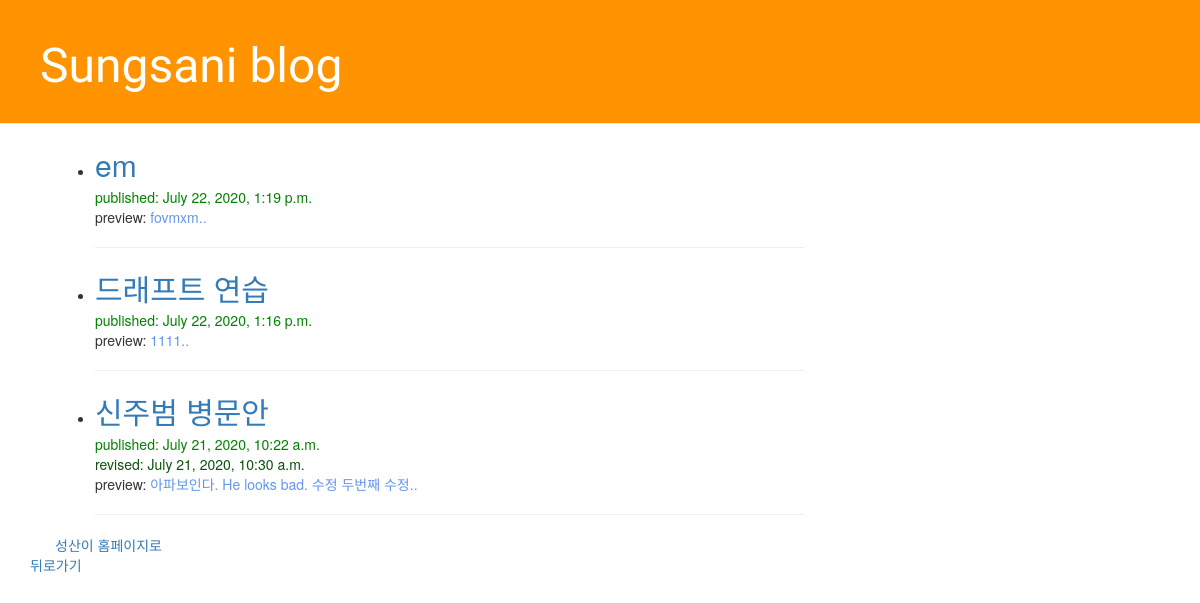
/sungsani/blog/, run on an earlier commit of the app's database.
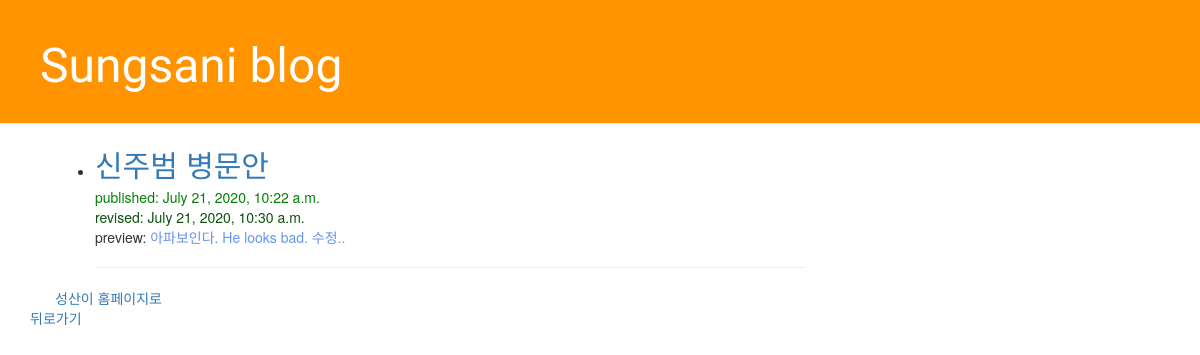
And on a later commit of the database.
### sungsani/models.py (models this page shows, shortened)
class Post(models.Model):
    author = models.ForeignKey(settings.AUTH_USER_MODEL, on_delete=models.CASCADE)
    title = models.CharField(max_length=200)
    text = models.TextField()
    created_date = models.DateTimeField(default=timezone.now)
    published_date = models.DateTimeField(blank=True, null=True)
    revised_date = models.DateTimeField(blank=True, null=True)
    def summary(self):
        return self.text[:30]

### sungsani/views.py (the view)
# urls.py: path('blog/', views.post_list, name="post_list"),
def post_list(request):
    posts = Post.objects.filter(published_date__lte=timezone.now()).order_by('-published_date')
    context = {"posts":posts}
    return render(request, 'sungsani/post_list.html', context)

### sungsani/templates/sungsani/post_list.html
{% extends 'sungsani/base.html' %}
{% block content %}
    {% if posts %}
    <ul>
    {% for post in posts %}
        <div>
            <li><a href="{% url 'sungsani:post_detail' pk=post.pk %}" style="font-size: 30px;">{{ post.title }}</a> </li>
            <span style="color: green">published: {{ post.published_date }}</span><br>
            {% if post.revised_date %}
                <span style="color: rgb(12, 80, 12);">revised: {{ post.revised_date }}</span><br>
                {% endif %}
            <span> preview: <span style="color:cornflowerblue">{{ post.summary }}..</span> </span>
            <hr>
            </div>
    {% endfor %}
    </ul>
    {% else %}
        <p> No posts exist</p>
    {% endif %}
    <a href="..">성산이 홈페이지로</a>
{% endblock %}

### sungsani/templates/sungsani/base.html (shortened to what this page needs)
{% load static %}
<html>
    <head>
        <link rel="stylesheet" href="//maxcdn.bootstrapcdn.com/bootstrap/3.2.0/css/bootstrap.min.css">
        <link rel="stylesheet" href="//maxcdn.bootstrapcdn.com/bootstrap/3.2.0/css/bootstrap-theme.min.css">
        <link rel="stylesheet" href="{% static 'sungsani/blog.css'%}">
    </head>
    <body>
        <div class="page-header">
        <h1><a href="">Sungsani blog</a></h1>
    </div>
    <div class="content container">
        <div class="row">
            <div class="col-md-8">
                {% block content %}
                {% endblock %}
            </div>
        </div>
    </div>
        <p style="padding-left: 30px;"><a href="{% url 'sungsani:post_list' %}">뒤로가기</a></p>
    </body>
</html>

### sungsani/static/sungsani/blog.css (style rules this page uses)
.page-header { background-color: #ff9400; margin-top: 0; padding: 20px 20px 20px 40px; }
.page-header h1, .page-header h1 a, .page-header h1 a:visited, .page-header h1 a:active { color: #ffffff; font-size: 36pt; text-decoration: none; }
.content { margin-left: 40px; }
h1, h2, h3, h4 { font-family: 'Lobster', cursive; }

What changed in the data, as far as the page shows it:
removed Post: title "em", published_date "July 22, 2020, 1:19 p.m.", summary "fovmxm"
removed Post: title "드래프트 연습", published_date "July 22, 2020, 1:16 p.m.", summary "1111"
changed Post "신주범 병문안": summary "아파보인다. He looks bad. 수정 두번째 수정" → "아파보인다. He looks bad. 수정"
